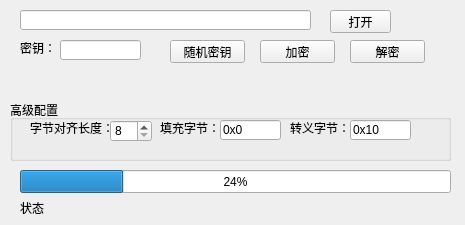
<?xml version="1.0" encoding="UTF-8"?>
<ui version="4.0">
 <class>MainWindow</class>
 <widget class="QMainWindow" name="MainWindow">
  <property name="geometry">
   <rect>
    <x>0</x>
    <y>0</y>
    <width>465</width>
    <height>225</height>
   </rect>
  </property>
  <property name="windowTitle">
   <string>MainWindow</string>
  </property>
  <widget class="QWidget" name="centralWidget">
   <widget class="QLineEdit" name="mFileOpenLineEdit">
    <property name="geometry">
     <rect>
      <x>20</x>
      <y>10</y>
      <width>291</width>
      <height>20</height>
     </rect>
    </property>
   </widget>
   <widget class="QPushButton" name="mFileOpenButton">
    <property name="geometry">
     <rect>
      <x>330</x>
      <y>10</y>
      <width>61</width>
      <height>23</height>
     </rect>
    </property>
    <property name="text">
     <string>打开</string>
    </property>
   </widget>
   <widget class="QLineEdit" name="mKeyLineEdit">
    <property name="geometry">
     <rect>
      <x>60</x>
      <y>40</y>
      <width>81</width>
      <height>20</height>
     </rect>
    </property>
   </widget>
   <widget class="QLabel" name="label">
    <property name="geometry">
     <rect>
      <x>20</x>
      <y>40</y>
      <width>41</width>
      <height>16</height>
     </rect>
    </property>
    <property name="text">
     <string>密钥：</string>
    </property>
   </widget>
   <widget class="QPushButton" name="mEncryptButton">
    <property name="geometry">
     <rect>
      <x>260</x>
      <y>40</y>
      <width>75</width>
      <height>23</height>
     </rect>
    </property>
    <property name="text">
     <string>加密</string>
    </property>
   </widget>
   <widget class="QPushButton" name="mDecryptButton">
    <property name="geometry">
     <rect>
      <x>350</x>
      <y>40</y>
      <width>75</width>
      <height>23</height>
     </rect>
    </property>
    <property name="text">
     <string>解密</string>
    </property>
   </widget>
   <widget class="QProgressBar" name="mProcessBar">
    <property name="geometry">
     <rect>
      <x>20</x>
      <y>170</y>
      <width>431</width>
      <height>23</height>
     </rect>
    </property>
    <property name="value">
     <number>24</number>
    </property>
   </widget>
   <widget class="QLabel" name="mStateLineEdit">
    <property name="geometry">
     <rect>
      <x>20</x>
      <y>200</y>
      <width>401</width>
      <height>16</height>
     </rect>
    </property>
    <property name="text">
     <string>状态</string>
    </property>
   </widget>
   <widget class="QPushButton" name="mRandomKeyButton">
    <property name="geometry">
     <rect>
      <x>170</x>
      <y>40</y>
      <width>75</width>
      <height>23</height>
     </rect>
    </property>
    <property name="text">
     <string>随机密钥</string>
    </property>
   </widget>
   <widget class="QGroupBox" name="groupBox">
    <property name="geometry">
     <rect>
      <x>10</x>
      <y>100</y>
      <width>441</width>
      <height>61</height>
     </rect>
    </property>
    <property name="title">
     <string>高级配置</string>
    </property>
    <widget class="QLabel" name="label_3">
     <property name="geometry">
      <rect>
       <x>20</x>
       <y>20</y>
       <width>81</width>
       <height>16</height>
      </rect>
     </property>
     <property name="text">
      <string>字节对齐长度：</string>
     </property>
    </widget>
    <widget class="QSpinBox" name="mByteAlignLengthSpinBox">
     <property name="geometry">
      <rect>
       <x>100</x>
       <y>20</y>
       <width>42</width>
       <height>22</height>
      </rect>
     </property>
     <property name="minimum">
      <number>8</number>
     </property>
     <property name="maximum">
      <number>16</number>
     </property>
    </widget>
    <widget class="QLabel" name="label_4">
     <property name="geometry">
      <rect>
       <x>150</x>
       <y>20</y>
       <width>61</width>
       <height>16</height>
      </rect>
     </property>
     <property name="text">
      <string>填充字节：</string>
     </property>
    </widget>
    <widget class="QLineEdit" name="mFillByteLineEdit">
     <property name="geometry">
      <rect>
       <x>210</x>
       <y>20</y>
       <width>61</width>
       <height>20</height>
      </rect>
     </property>
     <property name="text">
      <string>0x0</string>
     </property>
    </widget>
    <widget class="QLabel" name="label_5">
     <property name="geometry">
      <rect>
       <x>280</x>
       <y>20</y>
       <width>61</width>
       <height>16</height>
      </rect>
     </property>
     <property name="text">
      <string>转义字节：</string>
     </property>
    </widget>
    <widget class="QLineEdit" name="mEscapeByteLineEdit">
     <property name="geometry">
      <rect>
       <x>340</x>
       <y>20</y>
       <width>61</width>
       <height>20</height>
      </rect>
     </property>
     <property name="text">
      <string>0x10</string>
     </property>
    </widget>
   </widget>
  </widget>
 </widget>
 <layoutdefault spacing="6" margin="11"/>
 <resources/>
 <connections/>
</ui>
